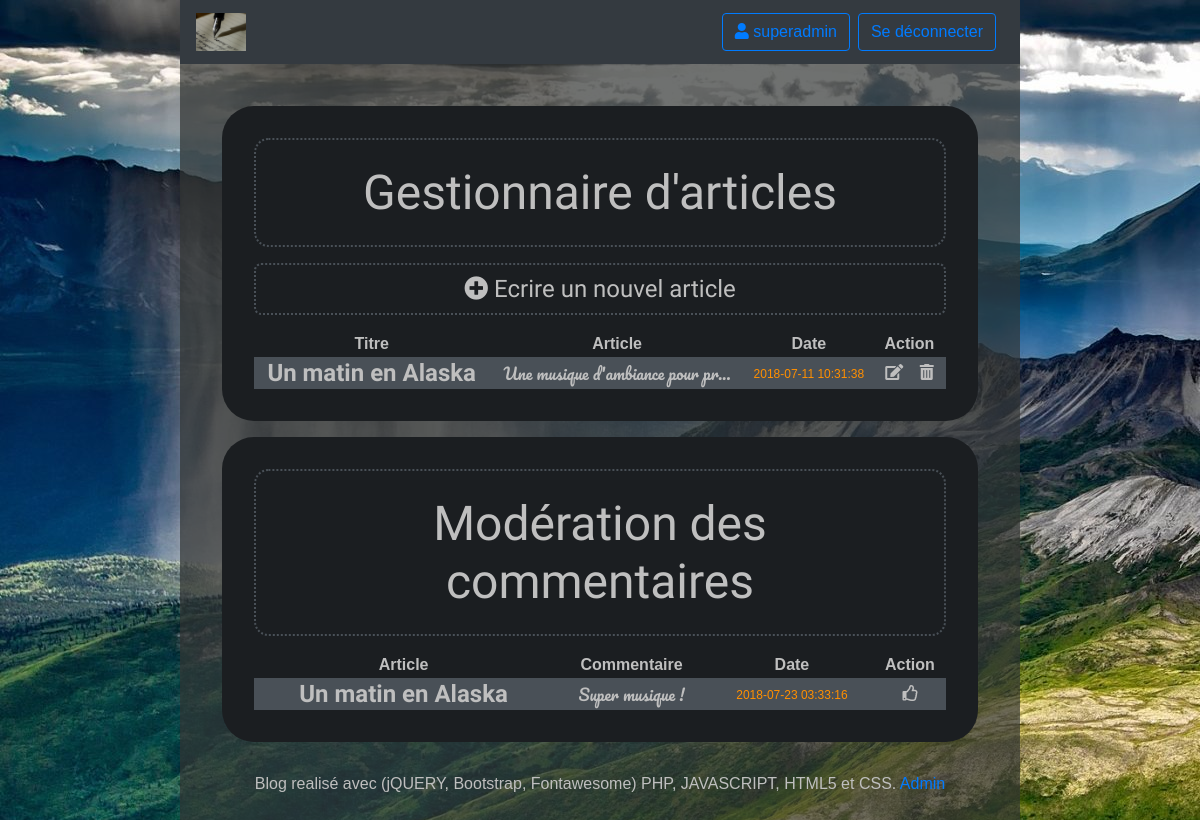
Screenshot of /index.php?action=admin (signed in) with the database file from the repository.
### tables this page shows
CREATE TABLE `t_post` (
  `BIL_ID` int(11) NOT NULL,
  `BIL_DATE` datetime NOT NULL,
  `BIL_TITLE` varchar(100) NOT NULL,
  `BIL_CONTENT` longtext NOT NULL
);

CREATE TABLE `t_comment` (
  `COM_ID` int(11) NOT NULL,
  `COM_DATE` datetime NOT NULL,
  `COM_AUTHOR` varchar(100) NOT NULL,
  `COM_CONTENT` varchar(200) NOT NULL,
  `BIL_ID` int(11) NOT NULL,
  `COM_FLAG` tinyint(1) NOT NULL DEFAULT '0'
);

### Controller/ControllerHome.php (called while the page is built, shortened)
<?php
class ControllerHome {
    private $postManager;
    private $commentManager;
    public function __construct() {
        $this->postManager = new PostManager();
        $this->commentManager = new CommentManager();
    }
    public function adminPanel() {
        $posts = $this->postManager->getPosts();
        $comments = $this->commentManager->getFlaggedComments();
        $view = new View("Administration");
        $view->generate(array('posts' => $posts, 'comments' => $comments));
    }
}

### index.php (called while the page is built, shortened)
<?php
require_once 'Autoloader.php';
$router = new Router();
$router->routeRequest();

### Autoloader.php (called while the page is built, shortened)
<?php
class Autoloader {
    public static function autoload($class){
        $directory = array( 'Model/', 'Controller/', 'View/');
        foreach ($directory as $current_dir) {
            $file = $current_dir . $class .'.php';
            if(file_exists($file)){
                return;
            }
        }
    }
}

### Model/PostManager.php (called while the page is built, shortened)
<?php
class PostManager extends Model {
    public function getPost($idPost) {
        $sql = 'SELECT BIL_ID as id, BIL_DATE as date, BIL_TITLE as title, BIL_CONTENT as content '
             . 'FROM T_POST '
             . 'WHERE BIL_ID = ?';
        $post = $this->executeRequest($sql, array($idPost));
        if ($post->rowCount() == 1){
            $data = $post->fetch();
            return new Post($data);
        }else{
            throw new Exception("No post corresponds to the ID '$idPost'");
        }
    }
    public function getPosts() {
        $posts = [];
        $sql = 'SELECT BIL_ID as id, BIL_DATE as date, BIL_TITLE as title, BIL_CONTENT as content '
             . 'FROM T_POST '
             . 'ORDER BY BIL_ID DESC LIMIT 0,5';
        $req = $this->executeRequest($sql);
        while ($data = $req->fetch(PDO::FETCH_ASSOC)) {
            $posts[] = new Post($data);
        }
        return $posts;
    }
}

### Model/Model.php (called while the page is built, shortened)
<?php
abstract class Model {
    private $_db;
    protected function executeRequest($sql, $params = null) {
        if ($params == null) {
            $result = $this->getDb()->query($sql);
        }
        else {
            $result = $this->getDb()->prepare($sql);
            $result->execute($params);
        }
        return $result;
    }
    private function getDb() {
        if ($this->_db == null) {
            $this->_db = new PDO('mysql:host=localhost;dbname=jean_forteroche_blog;charset=utf8', 'root', '', array(PDO::ATTR_ERRMODE => PDO::ERRMODE_EXCEPTION));
        }
        return $this->_db;
    }
}

### Model/Post.php (called while the page is built, shortened)
<?php
class Post {
    private $_idPost;
    private $_date;
    private $_title;
    private $_content;
    public function hydrate($data) {
        foreach ($data as $key => $value){
            $method = 'set' . ucfirst($key);
        }
    }
    public function getExcerpt($length = 30) {
        $content = $this->getContent();
        $article = strip_tags($content);
        if(strlen($article) < $length){
            return $article;
        } else {
            $excerpt = mb_substr($article, 0, $length, 'UTF-8') . '...';
            return $excerpt;
        }
    }
    public function getIdPost() {
        return $this->_idPost;
    }
    public function getDate() {
        return $this->_date;
    }
    public function getTitle() {
        return $this->_title;
    }
    public function getContent() {
        return $this->_content;
    }
    public function setId($id) {
        $ID = (int) $id;
        if($ID > 0){
            $this->_idPost = $ID;
        }
    }
    public function setDate($date = '') {
        if(is_string($date)) {
            $format = 'Y-m-d H:i:s';
            $datecheck = DateTime::createFromFormat($format, $date);
            if($datecheck){
                $datecheck = $datecheck->format($format);
                if($datecheck == $date){
                        $this->_date = $date;
                }
            } else {
                $this->_date = date("Y-m-d H:i:s");
            }
        }
    }
    public function setTitle($title) {
        if(is_string($title)){
            if((strlen(utf8_decode($title))) >= 1 && (strlen(utf8_decode($title))) < 100){
                $this->_title = $title;
            }
        }
    }
    public function setContent($content) {
        if(is_string($content)){
            if((strlen(utf8_decode($content))) > 1){
                $this->_content = $content;
            }
        }
    }
}

### Model/CommentManager.php (called while the page is built, shortened)
<?php
class CommentManager extends Model {
    public function getFlaggedComments() {
        $comments = [];
        $sql = 'SELECT COM_ID as idComment, COM_DATE as date, COM_AUTHOR as author, COM_CONTENT as content, BIL_ID as idPost '
             . 'FROM T_COMMENT '
             . 'WHERE COM_FLAG <> 0';
        $req = $this->executeRequest($sql);
        while ($data = $req->fetch(PDO::FETCH_ASSOC)) {
            $comments[] = new Comment($data);
        }
        return $comments;
    }
}

### Model/Comment.php (called while the page is built, shortened)
<?php
class Comment {
    private $_idComment;
    private $_date;
    private $_content;
    private $_idPost;
    public function hydrate($data) {
        foreach ($data as $key => $value){
            $method = 'set' . ucfirst($key);
        }
    }
    public function getTitle($idPost) {
        $postmanager = new PostManager();
        $post = $postmanager->getPost($idPost);
        $titlePost = $post->getTitle();
        return $titlePost;
    }
    public function getIdComment() {
        return $this->_idComment;
    }
    public function getDate() {
        return $this->_date;
    }
    public function getContent() {
        return $this->_content;
    }
    public function getIdPost() {
        return $this->_idPost;
    }
    public function setIdComment($id) {
        $ID = (int) $id;
        if($ID > 0){
            $this->_idComment = $ID;
        }
    }
    public function setDate($date = '') {
        $format = 'Y-m-d H:i:s';
        $datecheck = DateTime::createFromFormat($format, $date);
        if($datecheck){
            $datecheck = $datecheck->format($format);
            if($datecheck == $date){
                    $this->_date = $date;
            }
        } else {
            $this->_date = date("Y-m-d H:i:s");
        }
    }
    public function setContent($content) {
        if(is_string($content)){
            if((strlen(utf8_decode($content))) > 1 && (strlen(utf8_decode($content))) < 200){
                $this->_content = $content;
            }
        }
    }
    public function setIdPost($idPost) {
        $ID = (int) $idPost;
        if($ID > 0){
            $this->_idPost = $ID;
        }
    }
}

### View/Backend/viewAdministration.php (the view, shortened to what this page needs)
<section class="adminSections" id="adminPanel">
    <div id="newArticle">
        <h2>Gestionnaire d'articles</h2>
        <a href="#modalPost" class="btn tooltip-add" data-toggle="modal" data-idpost="" data-titlepost="" data-contentpost=""><i class="fas fa-plus-circle"></i> Ecrire un nouvel article</a>
    </div>
    <table class="articles table-stripped">
        <thead>
            <th>Titre</th>
            <th>Article</th>
            <th>Date</th>
            <th>Action</th>
        </thead>
        <tbody id="listPosts">
            <?php foreach ($posts as $post): ?>
            <tr id="<?php echo 'line' . $post->getIdPost(); ?>">
                <td>
                    <a href="<?= "index.php?action=getPost&id=" . $post->getIdPost(); ?>">
                        <h2 class="titlePost"><?= $post->getTitle(); ?></h2>
                    </a>
                </td>
                <td>
                    <p><?= $post->getExcerpt(); ?></p>
                </td>
                <td>
                    <time><?= $post->getDate(); ?></time>
                </td>
                <td>
                    <button type="button" class="btn-simple" data-toggle="modal" data-target="#modalPost" data-idpost="<?= $post->getIdPost(); ?>" data-titlepost="<?= urlencode($post->getTitle()); ?>" data-contentpost="<?= urlencode($post->getContent()); ?>"><i class="fas fa-edit tooltip-edit"></i></button>
                    <form id="<?php echo 'deleteArticleForm' . $post->getIdPost(); ?>" class="deleteArticleForm" action="index.php?action=deletepost" method="post">
                        <button type="submit" class="btn-simple"><i class="fas fa-trash-alt tooltip-delete"></i></button>
                    </form>
                </td>
            </tr>
            <?php endforeach; ?>
        </tbody>
    </table>
</section>
<section class="adminSections" id="adminPanel2">
    <div id="newComment">
        <h2>Modération des commentaires</h2>
    </div>
    <table class="articles table-stripped">
        <thead>
            <th>Article</th>
            <th>Commentaire</th>
            <th>Date</th>
            <th>Action</th>
        </thead>
        <tbody id="listCommentsToModerate">
            <?php foreach ($comments as $comment): ?>
            <tr id="<?php echo 'line' . $comment->getIdComment(); ?>">
                <td>
                    <a href="<?= "index.php?action=getPost&id=" . $comment->getIdPost(); ?>">
                        <h2 class="titlePost"><?= $comment->getTitle($comment->getIdPost()); ?></h2>
                    </a>
                </td>
                <td><p><?= $comment->getContent(); ?></p></td>
                <td><time><?= $comment->getDate(); ?></time></td>
                <td>
                    <form method="post" action="index.php?action=moderatecomment" class="moderateCommentForm">
                        <button type="submit" class="btn-simple"><i class="far fa-thumbs-up tooltip-allow"></i></button>
                    </form>
                </td>
            </tr>
            <?php endforeach; ?>
        </tbody>
    </table>
</section>

### Content/style.css (style rules this page uses)
html, body { height: 100%; }
body { color: #bfbfbf; background-image: url('images/background-alaska.jpg'); background-repeat: no-repeat; background-attachment: fixed; font-family: 'Futura-Medium', 'Futura', 'Trebuchet MS', sans-serif; }
p { font-family: 'Pacifico', cursive; }
h1, h2, h3, h4, h5, h6 { font-family: 'Amatic SC', cursive; }
.titlePost { margin-bottom : 0px; }
time { font-size: 75%; color: #ff8f00; }
#adminPanel, #adminPanel2 { display: flex; flex-direction: column; background-color: #1b1e21; border-radius: 2rem; padding: 2rem; margin-bottom: 1rem; position: relative; }
#newArticle a { display: block; margin: 0 auto 1rem auto; color: #bfbfbf; border: 2px dotted #495057; border-radius: 0.3em; font-family: 'Amatic SC', cursive; font-size: 1.5em; }
#newArticle h2, #newComment h2 { border: 2px dotted #495057; border-radius: 0.3em; margin: 0 auto 1rem auto; padding: 0.5em; font-size: 3em; text-align: center; }
table.articles { width: 100%; text-align: center; }
table.articles tr td { word-break: break-word; vertical-align: middle; padding: 0.1em 0.2em; }
table.articles tr td a { text-decoration: none; }
table.articles tr td h2 { font-size: 1.5em; font-weight: 700; color: #bfbfbf; }
table.articles tr td p { margin-bottom: 0px; }
table.table-stripped tbody tr:nth-of-type(odd) { background-color: #495057; }
.btn-simple { background-color: transparent; border: none; color: inherit; }
.deleteArticleForm { display: inline-block; }

### rows the page displays
t_post: BIL_TITLE "Un matin en Alaska", BIL_CONTENT "Une musique d'ambiance pour pr...", BIL_DATE "2018-07-11 10:31:38"
t_comment: BIL_ID.BIL_TITLE "Un matin en Alaska", COM_CONTENT "Super musique !", COM_DATE "2018-07-23 03:33:16"

### other values shown
$_SESSION['session']['username'] "superadmin"
